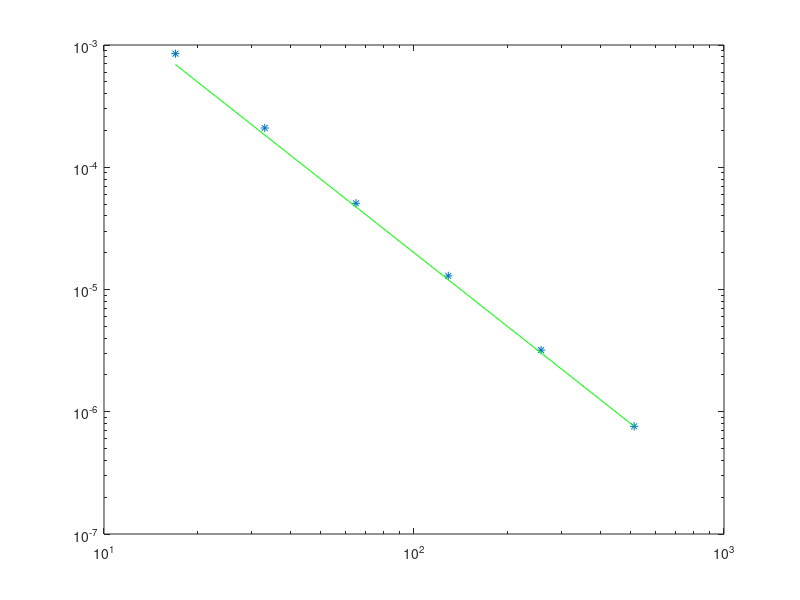

Recreate this plot in MATLAB.
clear all
close all

mrif=2^11+1;
m=mrif;
h=2/(m-1);
x=linspace(-1,1,m)';

D2 = toeplitz(sparse([1,1],[1,2],[-2,1]/(h^2),1,m));
D1 = toeplitz(sparse(1,2,-1/(2*h),1,m),sparse(1,2,1/(2*h),1,m));

F=@(u) [u(1)-3;(diag(x+2)*(D2*u)-0.1*(D1*u)-1./(2+cos(u)) )(2:m-1);3*(2*u(m-1)-2*u(m))/h^2 - 1/(2+cos(u(m)))];
J=@(u) [[1,zeros(1,m-1)];(diag(x+2)*D2-0.1*D1-diag(sin(u)./((2+cos(u)).^2)) )(2:m-1,1:end);[zeros(1,m-2),6/h^2,-6/h^2 - 2*sin(u(m))/((2+cos(u(m)))^2)]];
u0=ones(m,1);

res=-J(u0)\F(u0);
tol=h^2;
while(norm(res,inf)>tol)
  u0+=res;
  res=-J(u0)\F(u0);
end
u0+=res;


Urif=u0;
mrange=2.^(4:9)+1;
count=0;

for m=mrange
  count++;
  h=2/(m-1);
  x=linspace(-1,1,m)';
  
  D2 = toeplitz(sparse([1,1],[1,2],[-2,1]/(h^2),1,m));
  D1 = toeplitz(sparse(1,2,-1/(2*h),1,m),sparse(1,2,1/(2*h),1,m));
  
 F=@(u) [u(1)-3;(diag(x+2)*(D2*u)-0.1*(D1*u)-1./(2+cos(u)))(2:m-1);3*(2*u(m-1)-2*u(m))/h^2 - 1/(2+cos(u(m)))];
 J=@(u) [[1,zeros(1,m-1)];(diag(x+2)*D2-0.1*D1-diag(sin(u)./((2+cos(u)).^2)) )(2:m-1,1:end);[zeros(1,m-2),6/h^2,-6/h^2 - 2*sin(u(m))/((2+cos(u(m)))^2)]];

  u0=ones(m,1);
  
  
  res=-J(u0)\F(u0);
  tol=h^2;
  while(norm(res,inf)>tol)
    u0+=res;
    res=-J(u0)\F(u0);
  end
  u0+=res;
  
  err(count)=norm(u0-Urif(1:(mrif-1)/(m-1):mrif),inf);
end

loglog(mrange,err,'*',mrange,err(end)*(mrange/mrange(end)).^(-2),'g')
